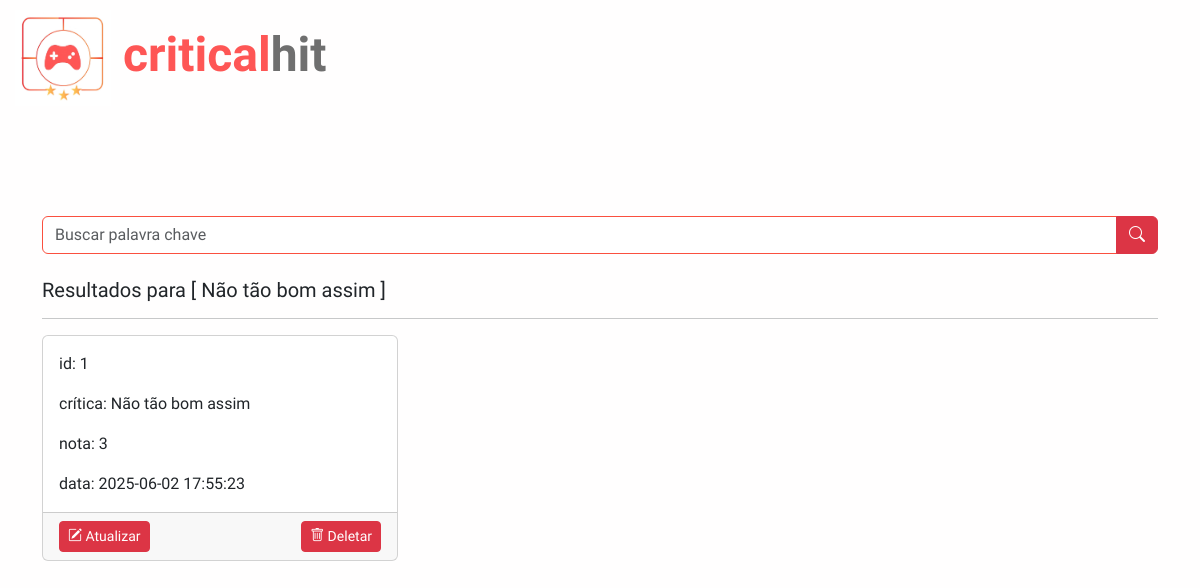
The app's page /busca.php?palavra=Não tão bom assim with its own data.
### tables this page shows
CREATE TABLE `comentario` (
  `id_com` int(10) NOT NULL,
  `texto` varchar(1000) NOT NULL,
  `data` timestamp NOT NULL DEFAULT current_timestamp() ON UPDATE current_timestamp(),
  `nota_avaliacao` char(1) NOT NULL,
  `id_jogo` int(10) NOT NULL,
  `id_usuario` int(10) NOT NULL,
  `id_plataforma` int(5) NOT NULL
);

### busca.php (the view, shortened to what this page needs)
<?php
$host = "localhost";
$usuario = "root";
$senha = "";
$banco = "criticalhit";
$conn = new mysqli($host, $usuario, $senha, $banco);
?>
<!DOCTYPE html>
<html lang="pt-br">
<head>
    <link href="https://cdn.jsdelivr.net/npm/bootstrap@5.3.0/dist/css/bootstrap.min.css" rel="stylesheet">
    <link href="https://cdn.jsdelivr.net/npm/bootstrap-icons@1.10.5/font/bootstrap-icons.css" rel="stylesheet">
    <link rel="stylesheet" href="assets/css/login.css">
</head>
<body class="p-4">
    <div class="container">
        <div class="logo mb-3">
            <a href="index.php" class="text-decoration-none" style="color: inherit;" title="Voltar para a página inicial">
                <img src="assets/pictures/criticalogo.jpg" alt="CriticalHit" width="50"> <span>critical</span>hit
            </a>
        </div>
        <form method="get" class="mb-4">
            <div class="input-group">
                <input type="text" class="form-control" name="palavra" placeholder="Buscar palavra chave" />
                <button type="submit" class="btn btn-danger">
                    <i class="bi bi-search"></i>
                </button>
            </div>
        </form>
        <?php
        $palavra = isset($_GET['palavra']) ? $conn->real_escape_string($_GET['palavra']) : '';
        if (!empty($palavra)) {
            echo "<h5>Resultados para [ " . htmlspecialchars($palavra) . " ]</span></h5><hr>";
            $sql = "SELECT * FROM comentario WHERE texto LIKE '%$palavra%'";
            $resultado = $conn->query($sql);
            if ($resultado->num_rows > 0) {
                echo '<div class="row">';
                while ($linha = $resultado->fetch_assoc()) {
                    ?>
                    <div class="col-md-6 col-lg-4 mb-4">
                        <div class="card h-100">
                            <div class="card-body">
                                <p class="card-text" > id: <?= nl2br(htmlspecialchars($linha['id_com'])) ?></p>
                                <p class="card-text">crítica: <?= nl2br(htmlspecialchars($linha['texto'])) ?></p>
                                <p class="card-text">nota: <?= nl2br(htmlspecialchars($linha['nota_avaliacao'])) ?></p>
                                <p class="card-text">data: <?= nl2br(htmlspecialchars($linha['data'])) ?></p>
                            </div>
                            <div class="card-footer d-flex justify-content-between">
                                <a href="src/actions/gerenciamento_busca_comentario/atualizar.php?id_com=<?= $linha['id_com'] ?>" class="btn btn-sm btn-danger">
                                    <i class="bi bi-pencil-square"></i> Atualizar
                                </a>
                                <a href="src/actions/gerenciamento_busca_comentario/deletar.php?id_com=<?= $linha['id_com'] ?>" class="btn btn-sm btn-danger" onclick="return confirm('Deseja realmente excluir esta crítica?')">
                                    <i class="bi bi-trash"></i> Deletar
                                </a>
                            </div>
                        </div>
                    </div>
                    <?php
                }
                echo '</div>';
            } else {
                echo "<p>Nenhuma crítica encontrada.</p>";
            }
        } else {
            echo "<p>Digite uma palavra para buscar.</p>";
        }
        ?>
    </div>
</body>
</html>

### assets/css/login.css (style rules this page uses)
* { font-family: 'Rambla'; }
body { display: flex; align-items: center; justify-content: center; column-gap: normal; height: 100vh; background-color: #fffefe; }
.logo { position: absolute; top: 10px; left: 15px; font-size: 3rem; font-weight: bold; color: #6f6f6f; }
.logo img { width: 6rem; height: 6rem; }
.logo span { color: #fe5655; }
input.form-control { border-color: #fa503f; }

### records on screen
comentario: id_com "1", texto "Não tão bom assim", nota_avaliacao "3", data "2025-06-02 17:55:23"

### other values on screen
$palavra "Não tão bom assim"
